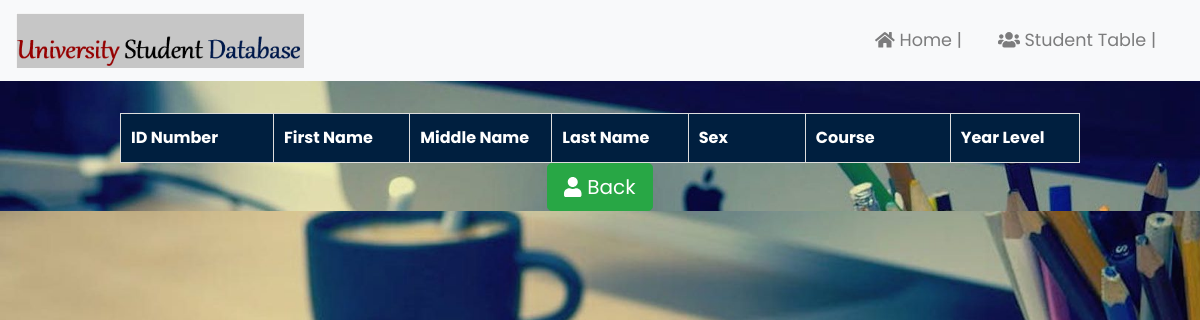
Before: /view with the older database file.
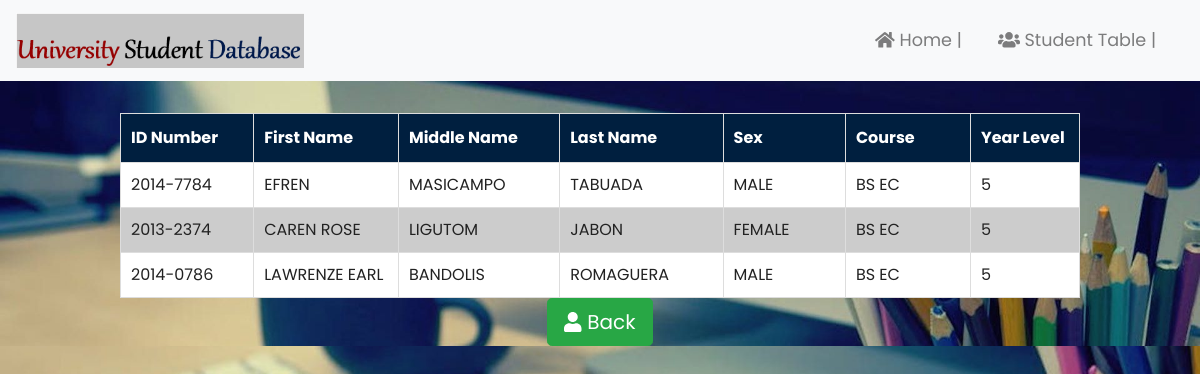
After: the same page with the newer database file.
### tables this page shows
CREATE TABLE student(
    IDNum TEXT PRIMARY KEY  NOT NULL, 
    FName TEXT, 
    MName TEXT,
    LName TEXT, 
    Sex TEXT, 
    Course TEXT, 
    YrLevel INTEGER);

### main.py (the view)
@app.route("/view",methods = ['POST','GET'])
def view():
    conn = sql.connect("database.db")
    conn.row_factory = sql.Row
    cur = conn.cursor()
    cur.execute("SELECT * FROM student")
    rows = cur.fetchall()
    return render_template("add_result.html", rows=rows)
    conn.close()

### templates/add_result.html (shortened to what this page needs)
<!DOCTYPE html>
<html lang="en">
<head>
  <link rel="stylesheet" href="https://maxcdn.bootstrapcdn.com/bootstrap/4.0.0/css/bootstrap.min.css">
  <link rel="stylesheet" type="text/css" href="{{ url_for('static', filename = 'style1.css')}}">
  <link rel="stylesheet" type="text/css" href="{{ url_for('static', filename = 'style.css')}}">
</head>
   <body id="stud_table_main" >
   <center>
<nav class="navbar navbar-expand-md navbar-light bg-light ">
<div class="container-fluid">
  <a class="navbar-brand" href="/"><img src="{{url_for('static', filename='logo.png')}}" ></a>
    <ul class="navbar-nav ml-auto">
      <li class="nav-item">
        <a class="nav-link" href="/"><i class="fas fa-home"></i> Home  | </a>
      </li>
      <li class="nav-item">
        <a class="nav-link" href="/view"><i class="fas fa-users"></i> Student Table  | </a>
      </li>
    </ul>
</div>
</nav>
<div class="container-fluid main" id="stud_table_main">
  <br>
  <div>
    <table id="stud_table" style="width:80%">
      <tr>
        <th>ID Number</th>
        <th>First Name</th>
        <th>Middle Name</th>
        <th>Last Name</th>
        <th>Sex</th>
        <th>Course</th>
        <th>Year Level</th>
      </tr>
    {% for row in rows %}
      <tr>
        <td>{{row["IDNum"]}}</td>
        <td>{{row["FName"]}}</td>
        <td>{{row["MName"]}}</td>
        <td>{{row["LName"]}}</td>
        <td>{{row["Sex"]}}</td>
        <td>{{row["Course"]}}</td>
        <td>{{row["YrLevel"]}}</td>
      </tr>
    {% endfor %}
    </table>
    </div>
  <div class="stud_table_btn">
     <button class="btn btn-success btn-lg" id="search-cancel" onclick="window.location.href='/'"> <i class="fas fa-user"> </i> Back</button>
  </div>
</div>
    </center>
   </body>
</html>

### static/style1.css (style rules this page uses)
.navbar-brand img { height: 55px; }
.navbar-nav li { padding-right: 20px; }
.nav-link { font-size: 1.1em !important; }
.container-fluid { margin:0 ! important; padding:0 ! important; }
#stud_table td, #stud_table th { width: 1150px; border: 1px solid #ddd; padding: 10px; }
#stud_table tr:nth-child(even) { background-color: white; }
#stud_table tr:nth-child(odd) { background-color: #cccccc; }
#stud_table th { padding-top: 12px; padding-bottom: 12px; text-align: left; background-color: #001f3f; color: white; }
#stud_table_main { background-image: url("background1.jpeg"); height: 90%; background-repeat: no-repeat; background-size: cover; }

### static/style.css (style rules this page uses)
html, body { height: 100%; width: 100%; font-family: 'Poppins', sans-serif; color: #222; }
ul { margin:0; padding:0; }

Changed rows visible on the page:
added student: IDNum "2014-7784", FName "EFREN", MName "MASICAMPO", LName "TABUADA", Sex "MALE", Course "BS EC", YrLevel "5"
added student: IDNum "2013-2374", FName "CAREN ROSE", MName "LIGUTOM", LName "JABON", Sex "FEMALE", Course "BS EC", YrLevel "5"
added student: IDNum "2014-0786", FName "LAWRENZE EARL", MName "BANDOLIS", LName "ROMAGUERA", Sex "MALE", Course "BS EC", YrLevel "5"
